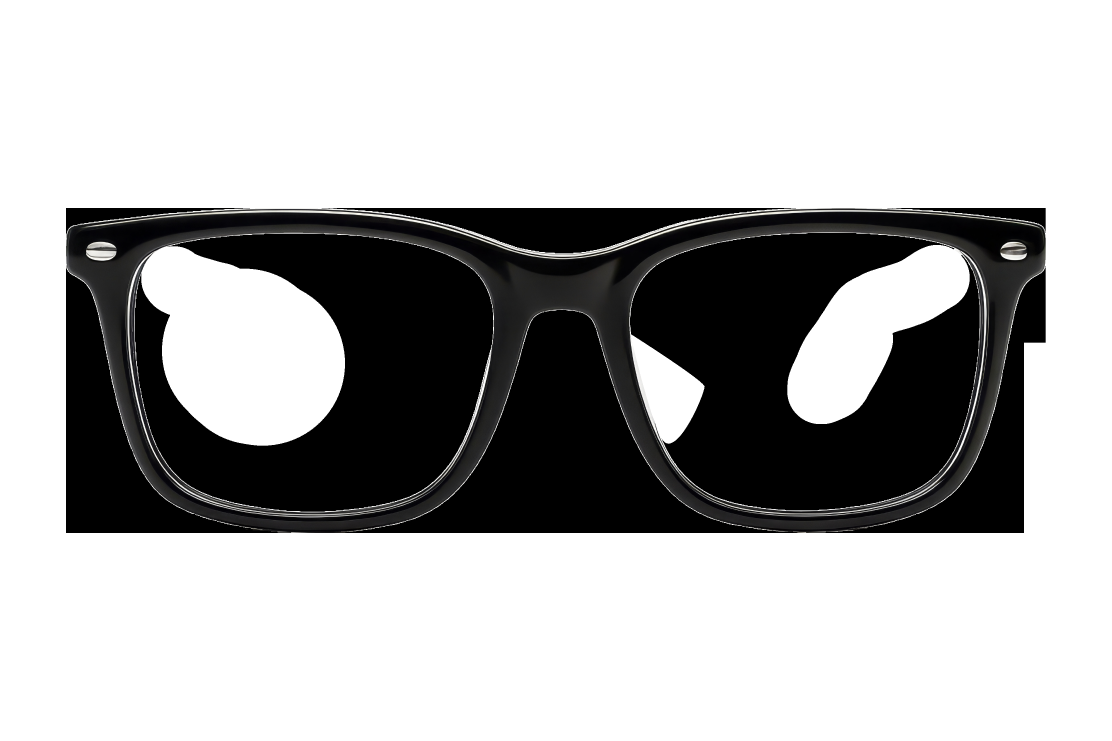
#> input picture assets/glasses.png, 3334 x 2223 px (shown at 1/3 size)
$ python demo.py
#> lines starting #> are read from the running program, lines starting #| are printed output that depends on the picture; after the words box and inside, x2 and y2 are one past the last pixel; in counts of white or black regions, pixels touching at a corner belong together
### src/passport_degradation.py
"""
Physical Passport Document Degradation Model.
Simulates real-world identity document artifacts:
- Monochrome BT.601 desaturation
- Printing press/scanner resolution downscaling
- Halftone Gaussian micro-noise (sigma = 8.0)
- Specular laminate radial glare
"""

import cv2
import numpy as np


def apply_passport_degradation(img: np.ndarray, target_res: float = 200.0, noise_sigma: float = 8.0) -> np.ndarray:
    """
    Applies calibrated physical passport degradation to an input image.

    Args:
        img (np.ndarray): Input portrait (BGR).
        target_res (float): Equivalent document height in pixels (default: 200.0).
        noise_sigma (float): Gaussian noise standard deviation (default: 8.0).

    Returns:
        np.ndarray: Degraded synthetic document portrait.
    """
    if img is None:
        raise ValueError("Input image is None.")

    h, w = img.shape[:2]

    # 1. Grayscale Conversion (Simulating laser-engraved travel document)
    gray = cv2.cvtColor(img, cv2.COLOR_BGR2GRAY)

    # 2. Resampling & Resolution Loss
    scale_down = max(0.1, target_res / float(h))
    small = cv2.resize(gray, (0, 0), fx=scale_down, fy=scale_down, interpolation=cv2.INTER_LINEAR)
    upscaled = cv2.resize(small, (w, h), interpolation=cv2.INTER_LINEAR)

    # 3. Additive Halftone Gaussian Noise
    noise = np.random.normal(0, noise_sigma, upscaled.shape).astype(np.float32)
    noisy = cv2.add(upscaled.astype(np.float32), noise)
    noisy = np.clip(noisy, 0, 255).astype(np.uint8)

    # Convert back to 3-channel BGR
    degraded = cv2.cvtColor(noisy, cv2.COLOR_GRAY2BGR)

    # 4. Specular Laminate Reflection Glare
    glare = np.zeros((h, w, 3), dtype=np.float32)
    center = (int(w * 0.8), int(h * 0.2))  # Centered at (0.8W, 0.2H)
    radius = int(min(w, h) * 0.6)

    for y in range(h):
        for x in range(w):
            dist = np.sqrt((x - center[0])**2 + (y - center[1])**2)
            if dist < radius:
                intensity = 1.0 - (dist / radius)
                val = 255.0 * intensity * 0.5  # 50% opacity
                glare[y, x] = (val, val, val)

    final = cv2.addWeighted(degraded, 1.0, glare.astype(np.uint8), 1.0, 0)
    return final

### src/synthetic_gallery.py
"""
Synthetic Reference Gallery & Spatial Score-Level Fusion.
Implements:
- 256-element Integer Lookup Table (LUT) Gamma Correction (gamma = 1.8)
- Automated HSV Modality Detection (threshold eps_S = 12.0)
- 7 Canonical Synthetic Occlusion Profiles
- Top-K Spatial Score Fusion
"""

import os
import cv2
import numpy as np
from typing import Dict, List, Tuple


class SyntheticGalleryManager:
    """
    Manages offline synthetic occlusion gallery instantiation and Top-K matching.
    """
    def __init__(self, gamma: float = 1.8, saturation_threshold: float = 12.0, k_fusion: int = 3):
        self.gamma = gamma
        self.saturation_threshold = saturation_threshold
        self.k_fusion = k_fusion

        # Precompute 256-element integer Lookup Table for O(1) runtime indexing
        inv_gamma = 1.0 / self.gamma
        self.gamma_lut = np.array([
            np.round(255.0 * ((i / 255.0) ** inv_gamma)) for i in range(256)
        ], dtype=np.uint8)

        self.gallery_features: List[np.ndarray] = []
        self.gallery_images: Dict[str, np.ndarray] = {}

    def apply_lut_gamma(self, img: np.ndarray) -> np.ndarray:
        """Applies O(1) memory lookup table gamma correction."""
        return cv2.LUT(img, self.gamma_lut)

    def detect_modality(self, aligned_bgr: np.ndarray) -> str:
        """
        Calculates mean saturation in HSV space to adaptively classify document modality.
        """
        hsv = cv2.cvtColor(aligned_bgr, cv2.COLOR_BGR2HSV)
        mean_saturation = np.mean(hsv[:, :, 1])
        return "grayscale" if mean_saturation < self.saturation_threshold else "color"

    def generate_occlusions(self, aligned_bgr: np.ndarray, glasses_asset_path: str = None) -> Dict[str, np.ndarray]:
        """
        Generates 7 canonical occlusion profiles from aligned 112x112 facial patch.
        """
        h, w = aligned_bgr.shape[:2]
        assert (h, w) == (112, 112), f"Expected 112x112 input, got ({h}, {w})"

        occlusions = {}

        # 1. Unoccluded Reference
        occlusions["unoccluded"] = aligned_bgr.copy()

        # 2. Eyebrow & Ocular Band (y in [35, 65])
        eye_mask = aligned_bgr.copy()
        cv2.rectangle(eye_mask, (0, 35), (112, 65), (30, 30, 30), -1)
        occlusions["eyes"] = eye_mask

        # 3. Forehead & Headgear (y in [0, 35])
        hat_mask = aligned_bgr.copy()
        cv2.rectangle(hat_mask, (0, 0), (112, 35), (40, 40, 40), -1)
        occlusions["hat"] = hat_mask

        # 4. Medical Mask / Scarf (y in [70, 112])
        mouth_mask = aligned_bgr.copy()
        cv2.rectangle(mouth_mask, (0, 70), (112, 112), (50, 50, 50), -1)
        occlusions["mask"] = mouth_mask

        # 5. Headscarf Rectangular (lateral cheeks + forehead)
        scarf_rect = aligned_bgr.copy()
        cv2.rectangle(scarf_rect, (0, 0), (25, 112), (20, 20, 20), -1)
        cv2.rectangle(scarf_rect, (87, 0), (112, 112), (20, 20, 20), -1)
        cv2.rectangle(scarf_rect, (0, 0), (112, 20), (20, 20, 20), -1)
        occlusions["headscarf_rect"] = scarf_rect

        # 6. Headscarf Organic Oval
        scarf_oval = aligned_bgr.copy()
        ellipse_mask = np.zeros((112, 112), dtype=np.uint8)
        cv2.ellipse(ellipse_mask, (56, 55), (32, 42), 0, 0, 360, 255, -1)
        scarf_oval[ellipse_mask == 0] = (20, 20, 20)
        occlusions["headscarf_oval"] = scarf_oval

        # 7. Eyewear Alpha-blending
        glasses_img = aligned_bgr.copy()
        if glasses_asset_path and os.path.exists(glasses_asset_path):
            try:
                glasses_png = cv2.imread(glasses_asset_path, cv2.IMREAD_UNCHANGED)
                if glasses_png is not None and glasses_png.shape[2] == 4:
                    resized_glasses = cv2.resize(glasses_png, (90, 40))
                    b, g, r, a = cv2.split(resized_glasses)
                    glasses_rgb = cv2.merge((b, g, r))

                    roi = glasses_img[34:74, 13:103]
                    alpha = a.astype(np.float32) / 255.0
                    alpha_3 = cv2.merge((alpha, alpha, alpha))

                    blended = (alpha_3 * glasses_rgb + (1.0 - alpha_3) * roi).astype(np.uint8)
                    glasses_img[34:74, 13:103] = blended
            except Exception:
                pass
        occlusions["glasses"] = glasses_img

        return occlusions

    # [37 lines left out: functions register_reference, match_top_k, not called in this run]

### demo.py
"""
Quickstart Demo: End-to-End Face Verification Pipeline.
Demonstrates:
1. Physical document degradation
2. Synthetic occlusion gallery generation (7 profiles)
3. Lookup Table (LUT) gamma correction
4. Top-3 spatial score fusion
"""

import os
import cv2
import numpy as np

from src.face_pipeline import FacePipeline
from src.passport_degradation import apply_passport_degradation
from src.synthetic_gallery import SyntheticGalleryManager


def main():
    print("=" * 60)
    print("Edge Face Verification on Smart Glasses - Quickstart Demo")
    print("=" * 60)

    # 1. Initialize Synthetic Gallery Manager
    gallery_mgr = SyntheticGalleryManager(gamma=1.8, saturation_threshold=12.0, k_fusion=3)

    # 2. Create a synthetic sample face patch (112x112) for demonstration
    sample_face = np.full((112, 112, 3), 180, dtype=np.uint8)
    # Add simple facial landmark geometries (eyes, nose, mouth)
    cv2.circle(sample_face, (35, 45), 8, (60, 40, 30), -1)   # Left eye
    cv2.circle(sample_face, (77, 45), 8, (60, 40, 30), -1)   # Right eye
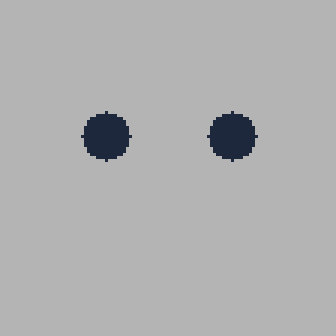
#> sample_face: shape (112, 112, 3) (shown 3 times larger); mean of channels 0, 1, 2 176.2, 175.6, 175.3; drawn as B, G, R
    cv2.line(sample_face, (56, 50), (56, 68), (50, 40, 30), 3) # Nose bridge
    cv2.ellipse(sample_face, (56, 82), (18, 8), 0, 0, 180, (40, 30, 80), -1) # Mouth

    print("\n[Step 1] Applying physical document degradation model...")
    degraded_doc = apply_passport_degradation(sample_face, target_res=200.0, noise_sigma=8.0)
#> after the loop in apply_passport_degradation, `for y in range(h):`:
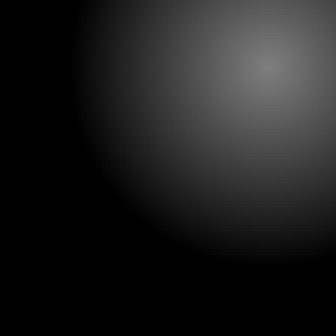
#> glare: shape (112, 112, 3) float32 (shown 3 times larger); min 0, max 127.5, mean 29.6
#> in apply_passport_degradation, `final = cv2.addWeighted(degraded, 1.0, glare.astype(np.uint8), 1.0, 0)`:
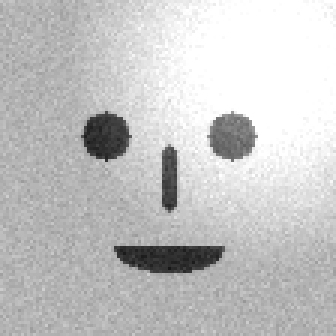
#> final: shape (112, 112, 3) (shown 3 times larger); min 23, max 255, mean 197.1
    print(f"  -> Generated degraded document portrait ({degraded_doc.shape[1]}x{degraded_doc.shape[0]})")
#|   -> Generated degraded document portrait (112x112)

    print("\n[Step 2] Generating 7 canonical synthetic occlusion profiles...")
    glasses_asset = "assets/glasses.png" if os.path.exists("assets/glasses.png") else None
    occlusion_profiles = gallery_mgr.generate_occlusions(sample_face, glasses_asset_path=glasses_asset)
#> in generate_occlusions, `cv2.rectangle(scarf_rect, (0, 0), (112, 20), (20, 20, 20), -1)`:
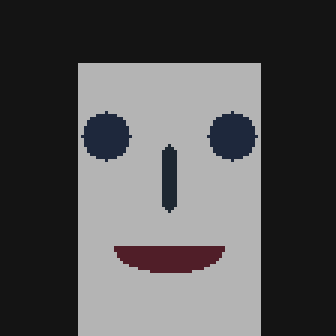
#> scarf_rect: shape (112, 112, 3) (shown 3 times larger); mean of channels 0, 1, 2 82.9, 82, 82.7; drawn as B, G, R
#> in generate_occlusions, `cv2.ellipse(ellipse_mask, (56, 55), (32, 42), 0, 0, 360, 255, -1)`:
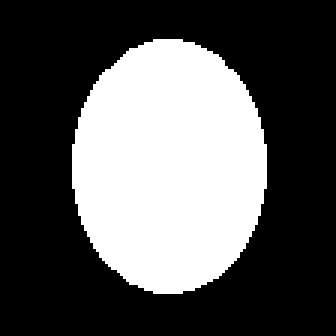
#> ellipse_mask: shape (112, 112) (shown 3 times larger); 34.6% white; 1 white region, box (x1, y1, x2, y2) and area: (24, 13, 89, 98) 4339
#> in generate_occlusions, glasses_png is the input picture: shape (2223, 3334, 4); mean B, G, R, A 177.6, 177.6, 177.6, 21.3
#> in generate_occlusions, `glasses_img[34:74, 13:103] = blended`:
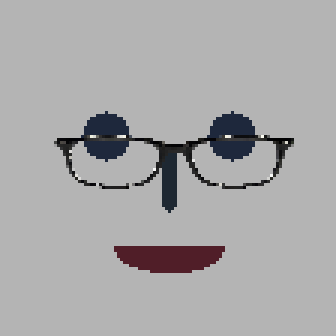
#> glasses_img: shape (112, 112, 3) (shown 3 times larger); mean of channels 0, 1, 2 169.4, 168.6, 169.4; drawn as B, G, R
#> occlusion_profiles = 7 items
    for name, img in occlusion_profiles.items():
        print(f"  -> Generated profile '{name}': {img.shape}")
#> this loop made 7 passes
#> name on passes 1 to 7: 'unoccluded', 'eyes', 'hat', 'mask', 'headscarf_rect', 'headscarf_oval', 'glasses'
#|   -> Generated profile 'unoccluded': (112, 112, 3)
#|   -> Generated profile 'eyes': (112, 112, 3)
#|   -> Generated profile 'hat': (112, 112, 3)
#|   -> Generated profile 'mask': (112, 112, 3)
#|   -> Generated profile 'headscarf_rect': (112, 112, 3)
#|   -> Generated profile 'headscarf_oval': (112, 112, 3)
#|   -> Generated profile 'glasses': (112, 112, 3)

    print("\n[Step 3] Checking HSV modality detection...")
    modality = gallery_mgr.detect_modality(degraded_doc)
#> in detect_modality, `hsv = cv2.cvtColor(aligned_bgr, cv2.COLOR_BGR2HSV)`: hsv: shape (112, 112, 3); mean H, S, V 0, 0, 197.1
#> in detect_modality, `mean_saturation = np.mean(hsv[:, :, 1])`: mean_saturation = 0
#> modality = 'grayscale'
    print(f"  -> Detected modality for degraded document: '{modality}'")
#|   -> Detected modality for degraded document: 'grayscale'

    print("\n[Step 4] Applying integer LUT gamma correction (gamma=1.8)...")
    gamma_corrected = gallery_mgr.apply_lut_gamma(degraded_doc)
#> in apply_lut_gamma, `return cv2.LUT(img, self.gamma_lut)`:
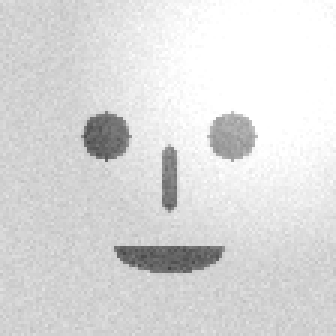
#> returned value: shape (112, 112, 3) (shown 3 times larger); min 67, max 255, mean 219.2
    print(f"  -> Gamma corrected intensity mean: {np.mean(gamma_corrected):.2f}")
#|   -> Gamma corrected intensity mean: 219.21

    print("\n" + "=" * 60)
    print("Demo completed successfully!")
    print("To run benchmark evaluations on LFW or RFW:")
    print("  python src/evaluate_lfw.py --lfw /path/to/lfw")
    print("  python src/evaluate_rfw.py --rfw /path/to/rfw")
    print("=" * 60)


if __name__ == "__main__":
    main()

$ run again, with assets/occlusion_samples.png copied over assets/glasses.png
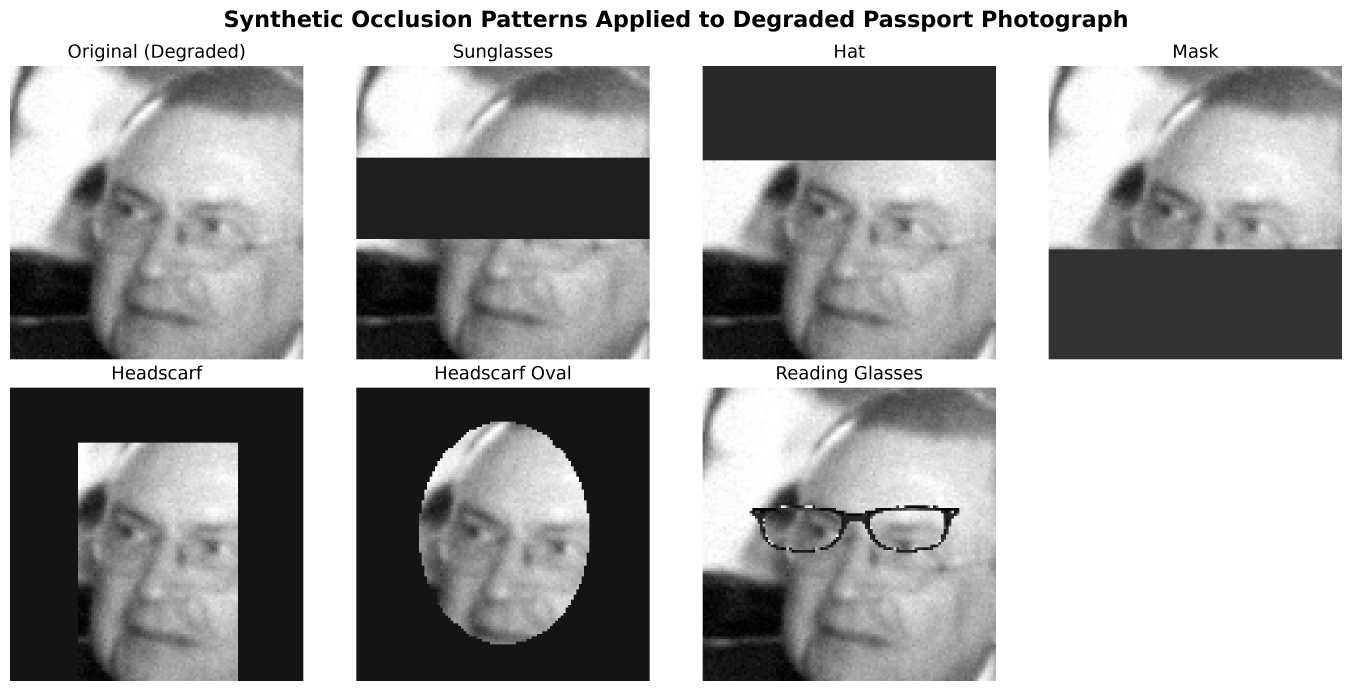
#> input picture assets/occlusion_samples.png, 4113 x 2073 px (shown at 1/3 size)
#|   -> Generated degraded document portrait (112x112)
#> ellipse_mask: shape (112, 112); 34.6% white; 1 white region, box (x1, y1, x2, y2) and area: (24, 13, 89, 98) 4339
#> in generate_occlusions, glasses_png is the input picture: shape (2073, 4113, 4); mean B, G, R, A 166.3, 166.3, 166.3, 255
#> in generate_occlusions, `resized_glasses = cv2.resize(glasses_png, (90, 40))`:
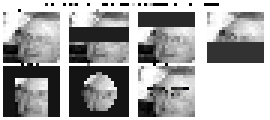
#> resized_glasses: shape (40, 90, 4) (shown 3 times larger); mean B, G, R, A 165.2, 165.2, 165.2, 255
#> a: shape (40, 90); every value is 255
#> alpha: shape (40, 90) float32; every value is 1
#> alpha_3: shape (40, 90, 3) float32; every value is 1
#> in generate_occlusions, `glasses_img[34:74, 13:103] = blended`:
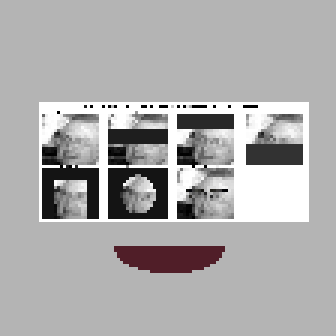
#> glasses_img: shape (112, 112, 3) (shown 3 times larger); mean of channels 0, 1, 2 172.7, 172.5, 173.6; drawn as B, G, R
#> occlusion_profiles = 7 items
#> the loop in main, `for name, img in occlusion_profiles.items():` made 7 passes
#> name on passes 1 to 7: 'unoccluded', 'eyes', 'hat', 'mask', 'headscarf_rect', 'headscarf_oval', 'glasses'
#> (printed output is left out)
#> hsv: shape (112, 112, 3); mean H, S, V 0, 0, 197.1
#> mean_saturation = 0
#> modality = 'grayscale'
#|   -> Detected modality for degraded document: 'grayscale'
#|   -> Gamma corrected intensity mean: 219.21
